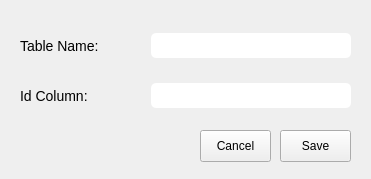
<?xml version="1.0" encoding="UTF-8"?>
<ui version="4.0">
 <class>EditUserWindow</class>
 <widget class="QWidget" name="EditUserWindow">
  <property name="geometry">
   <rect>
    <x>0</x>
    <y>0</y>
    <width>371</width>
    <height>179</height>
   </rect>
  </property>
  <property name="windowTitle">
   <string>Form</string>
  </property>
  <widget class="QPushButton" name="save_btn">
   <property name="geometry">
    <rect>
     <x>280</x>
     <y>130</y>
     <width>71</width>
     <height>32</height>
    </rect>
   </property>
   <property name="text">
    <string>Save</string>
   </property>
  </widget>
  <widget class="QWidget" name="horizontalLayoutWidget_3">
   <property name="geometry">
    <rect>
     <x>10</x>
     <y>20</y>
     <width>351</width>
     <height>51</height>
    </rect>
   </property>
   <layout class="QHBoxLayout" name="horizontalLayout_4">
    <property name="leftMargin">
     <number>10</number>
    </property>
    <property name="topMargin">
     <number>10</number>
    </property>
    <property name="rightMargin">
     <number>10</number>
    </property>
    <property name="bottomMargin">
     <number>10</number>
    </property>
    <item>
     <widget class="QLabel" name="label_3">
      <property name="styleSheet">
       <string notr="true">QLabel{ 
font-size: 14px;
}</string>
      </property>
      <property name="text">
       <string>Table Name:</string>
      </property>
     </widget>
    </item>
    <item>
     <widget class="QLineEdit" name="table_name_edit">
      <property name="maximumSize">
       <size>
        <width>200</width>
        <height>25</height>
       </size>
      </property>
      <property name="baseSize">
       <size>
        <width>0</width>
        <height>0</height>
       </size>
      </property>
      <property name="styleSheet">
       <string notr="true">QLineEdit{
border-radius:5px;
}</string>
      </property>
     </widget>
    </item>
   </layout>
  </widget>
  <widget class="QPushButton" name="cancel_btn">
   <property name="geometry">
    <rect>
     <x>200</x>
     <y>130</y>
     <width>71</width>
     <height>32</height>
    </rect>
   </property>
   <property name="text">
    <string>Cancel</string>
   </property>
  </widget>
  <widget class="QWidget" name="horizontalLayoutWidget_4">
   <property name="geometry">
    <rect>
     <x>10</x>
     <y>70</y>
     <width>351</width>
     <height>51</height>
    </rect>
   </property>
   <layout class="QHBoxLayout" name="horizontalLayout_5">
    <property name="leftMargin">
     <number>10</number>
    </property>
    <property name="topMargin">
     <number>10</number>
    </property>
    <property name="rightMargin">
     <number>10</number>
    </property>
    <property name="bottomMargin">
     <number>10</number>
    </property>
    <item>
     <widget class="QLabel" name="label_4">
      <property name="styleSheet">
       <string notr="true">QLabel{ 
font-size: 14px;
}</string>
      </property>
      <property name="text">
       <string>Id Column:</string>
      </property>
     </widget>
    </item>
    <item>
     <widget class="QLineEdit" name="id_edit">
      <property name="maximumSize">
       <size>
        <width>200</width>
        <height>25</height>
       </size>
      </property>
      <property name="baseSize">
       <size>
        <width>0</width>
        <height>0</height>
       </size>
      </property>
      <property name="styleSheet">
       <string notr="true">QLineEdit{
border-radius:5px;
}</string>
      </property>
     </widget>
    </item>
   </layout>
  </widget>
 </widget>
 <resources/>
 <connections/>
</ui>
